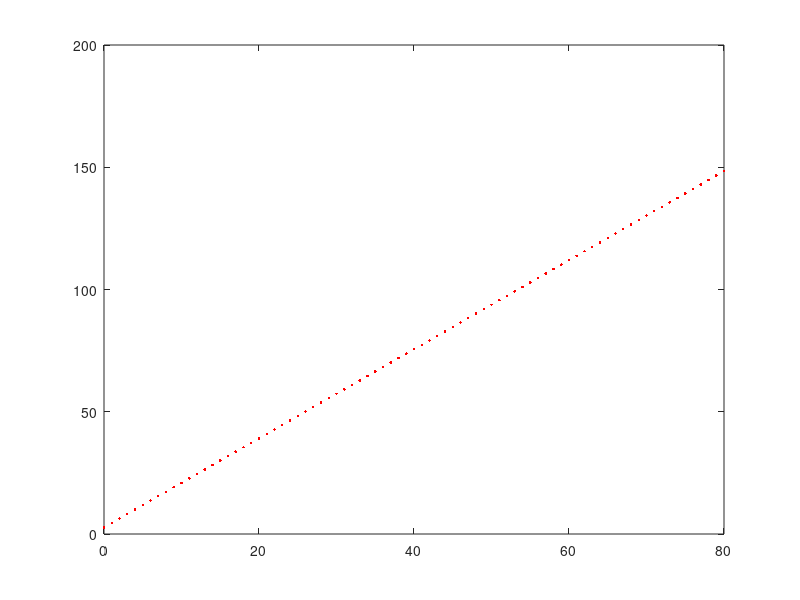
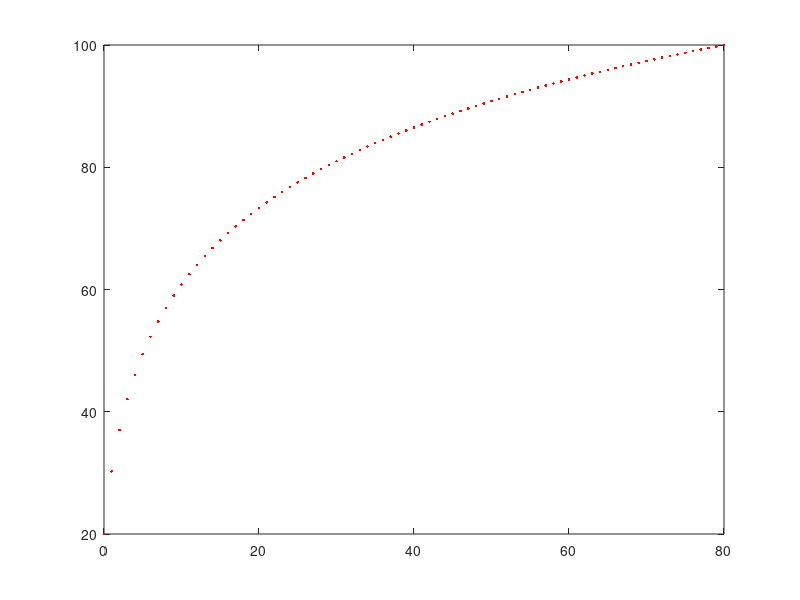

These charts were generated, in order, by the following MATLAB code:
function logTest

start = 20e+3;
stop = 100e+3;
numsteps = 80;
x = 0:1:numsteps;
% green wood 
% vabers law 
stepsize = (exp(5) - exp(1))/numsteps;
y = exp(1) + stepsize .* x;

close all
plot(x, y,'r.');

lny = log(y);

figure
plot(x, 20*lny,'r.');

end